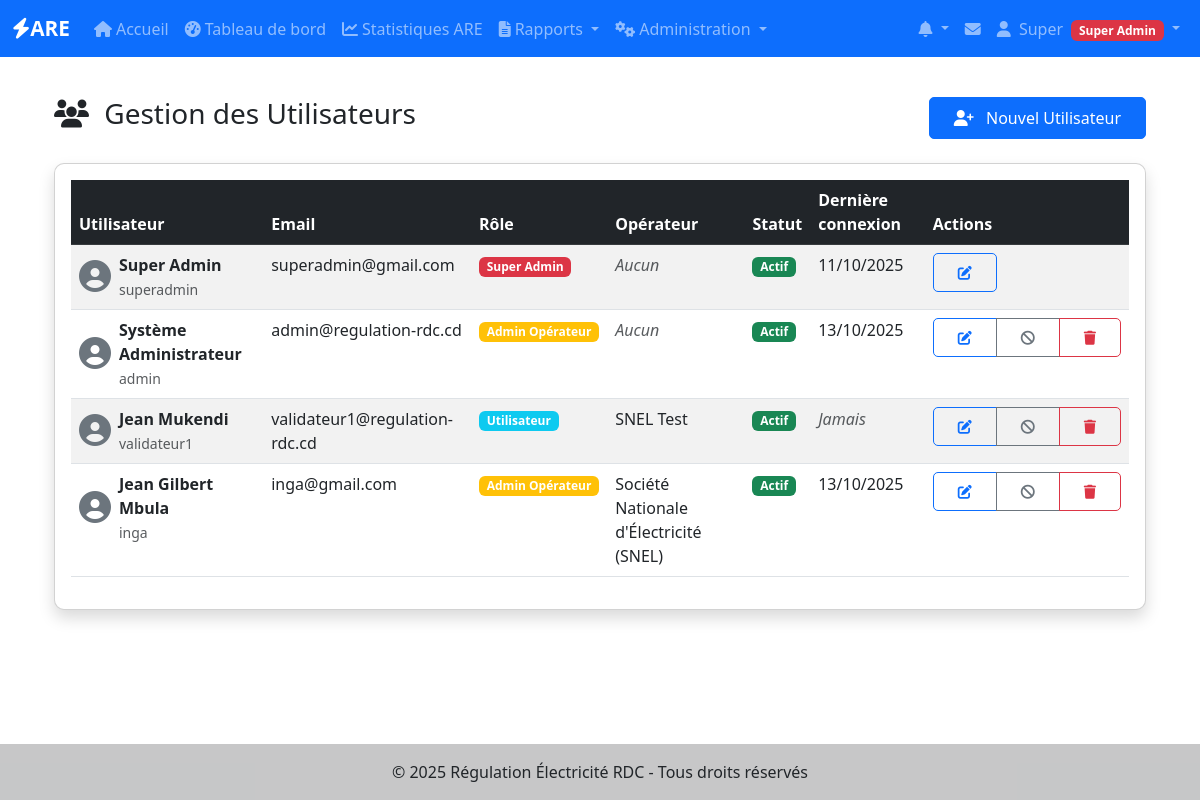
Page /auth/users (signed in) on the earlier database version.
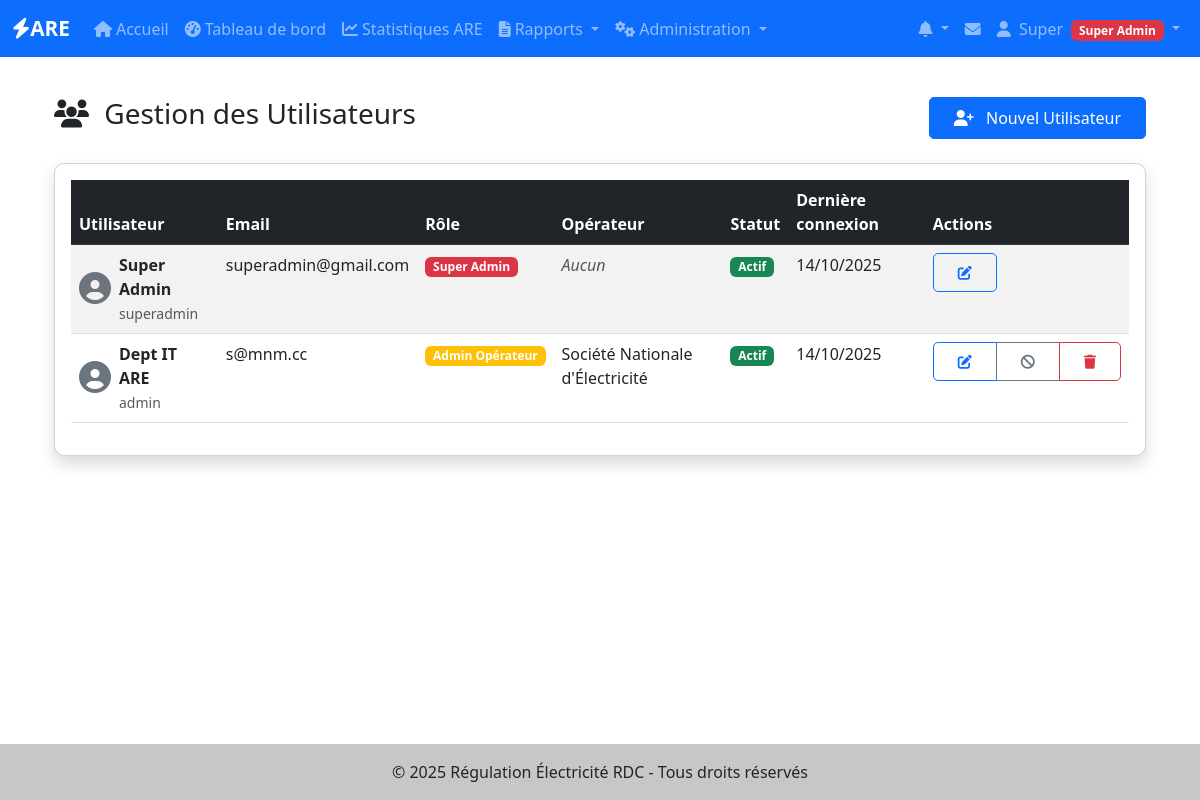
Same page on the later database version.
### app/models/utilisateurs.py (models this page shows, shortened)
class User(UserMixin, BaseModel):
    __tablename__ = 'users'
    username = db.Column(db.String(80), unique=True, nullable=False, index=True)
    email = db.Column(db.String(120), unique=True, nullable=False, index=True)
    password_hash = db.Column(db.String(128), nullable=False)
    nom = db.Column(db.String(100))
    prenom = db.Column(db.String(100))
    role = db.Column(db.Enum('super_admin', 'admin_operateur', 'utilisateur_operateur'),
                    default='utilisateur_operateur', nullable=False)
    operateur_id = db.Column(db.Integer, db.ForeignKey('operateurs.id'), nullable=True)
    is_active = db.Column(db.Boolean, default=True, nullable=False)
    telephone = db.Column(db.String(20))
    derniere_connexion = db.Column(db.DateTime)
    operateur = db.relationship('Operateur', backref='users', lazy=True)
    def is_super_admin(self):
        return self.role == 'super_admin'
    def has_permission(self, permission):
        permissions = {
            'super_admin': ['create_operateur', 'edit_operateur', 'delete_operateur',
                           'create_user', 'edit_user', 'delete_user', 'view_all_reports'],
            'admin_operateur': ['edit_own_operateur', 'create_user_operateur',
                               'edit_user_operateur', 'view_own_reports', 'create_reports'],
            'utilisateur_operateur': ['view_own_reports', 'create_reports', 'edit_own_reports']
        }
        return permission in permissions.get(self.role, [])

### app/models/operateurs.py (models this page shows, shortened)
class Operateur(BaseModel):
    __tablename__ = 'operateurs'
    nom = db.Column(db.String(200), nullable=False, index=True)
    sigle = db.Column(db.String(50))
    type_operateur = db.Column(db.String(50))  # Production, Transport, Distribution
    adresse = db.Column(db.Text)
    ville = db.Column(db.String(100))
    province = db.Column(db.String(100))
    telephone = db.Column(db.String(20))
    email = db.Column(db.String(120))
    site_web = db.Column(db.String(200))
    numero_licence = db.Column(db.String(100), unique=True)
    date_licence = db.Column(db.Date)
    statut_licence = db.Column(db.String(20), default='active')  # active, suspendue, expirée
    capacite_installee = db.Column(db.Float)  # en MW
    zone_couverture = db.Column(db.Text)
    nombre_clients = db.Column(db.Integer)
    observations = db.Column(db.Text)
    centrales_hydro = db.relationship("CentraleHydro", back_populates="operateur", lazy=True)
    centrales_thermique = db.relationship("CentraleThermique", back_populates="operateur", lazy=True)
    centrales_solaire = db.relationship("CentraleSolaire", back_populates="operateur", lazy=True)
    lignes_transport = db.relationship("LigneTransport", back_populates="operateur", lazy=True)
    postes_transport = db.relationship("PosteTransport", back_populates="operateur", lazy=True)
    reseaux_distribution = db.relationship("ReseauDistribution", back_populates="operateur", lazy=True)

### app/auth/routes.py (the view)
@auth.route('/users')
@super_admin_required
def users():
    page = request.args.get('page', 1, type=int)
    users_query = User.query.join(Operateur, User.operateur_id == Operateur.id, isouter=True)\
                            .add_columns(Operateur.nom.label('operateur_nom'))\
                            .filter(User.actif == True)
    users = users_query.paginate(page=page, per_page=20, error_out=False)
    return render_template('auth/users.html', users=users)

### app/templates/auth/users.html (shortened to what the changed rows need)
{% extends "base.html" %}
{% block content %}
<div class="container-fluid">
    <div class="d-flex justify-content-between align-items-center mb-4">
        <h1 class="h3">
            <i class="fas fa-users me-2"></i>
            Gestion des Utilisateurs
        </h1>
    </div>
    <div class="card shadow">
        <div class="card-body">
            <div class="table-responsive">
                <table class="table table-striped table-hover">
                    <thead class="table-dark">
                        <tr>
                            <th>Utilisateur</th>
                            <th>Email</th>
                            <th>Rôle</th>
                            <th>Opérateur</th>
                            <th>Statut</th>
                            <th>Dernière connexion</th>
                            <th width="150">Actions</th>
                        </tr>
                    </thead>
                    <tbody>
                        {% for user_item in users.items %}
                            {% set user = user_item[0] %}
                            {% set operateur_nom = user_item[1] %}
                            <tr>
                                <td>
                                    <div class="d-flex align-items-center">
                                        <div class="avatar me-2">
                                            <i class="fas fa-user-circle fa-2x text-secondary"></i>
                                        </div>
                                        <div>
                                            <strong>{{ user.prenom }} {{ user.nom }}</strong><br>
                                            <small class="text-muted">{{ user.username }}</small>
                                        </div>
                                    </div>
                                </td>
                                <td>{{ user.email }}</td>
                                <td>
                                    {% if user.role == 'super_admin' %}
                                        <span class="badge bg-danger">Super Admin</span>
                                    {% elif user.role == 'admin_operateur' %}
                                        <span class="badge bg-warning">Admin Opérateur</span>
                                    {% else %}
                                        <span class="badge bg-info">Utilisateur</span>
                                    {% endif %}
                                </td>
                                <td>
                                    {% if operateur_nom %}
                                        {{ operateur_nom }}
                                    {% else %}
                                        <em class="text-muted">Aucun</em>
                                    {% endif %}
                                </td>
                                <td>
                                    {% if user.is_active %}
                                        <span class="badge bg-success">Actif</span>
                                    {% else %}
                                        <span class="badge bg-secondary">Inactif</span>
                                    {% endif %}
                                </td>
                                <td>
                                    {% if user.derniere_connexion %}
                                        {{ user.derniere_connexion.strftime('%d/%m/%Y') }}
                                    {% else %}
                                        <em class="text-muted">Jamais</em>
                                    {% endif %}
                                </td>
                                <td>
                                    <div class="btn-group btn-group-sm" role="group">
                                        <a href="{{ url_for('auth.edit_user', user_id=user.id) }}"
                                           class="btn btn-outline-primary" title="Éditer">
                                            <i class="fas fa-edit"></i>
                                        </a>
                                        {% if user.id != current_user.id %}
                                            <a href="{{ url_for('auth.toggle_user_active', user_id=user.id) }}"
                                               class="btn btn-outline-{{ 'secondary' if user.is_active else 'success' }}"
                                               title="{{ 'Désactiver' if user.is_active else 'Activer' }}">
                                                <i class="fas fa-{{ 'ban' if user.is_active else 'check' }}"></i>
                                            </a>
                                            <a href="{{ url_for('auth.delete_user', user_id=user.id) }}"
                                               class="btn btn-outline-danger delete-confirm" title="Supprimer">
                                                <i class="fas fa-trash"></i>
                                            </a>
                                        {% endif %}
                                    </div>
                                </td>
                            </tr>
                        {% endfor %}
                    </tbody>
                </table>
            </div>
        </div>
    </div>
</div>
{% endblock %}

### app/templates/base.html (shortened to what this page needs)
<!DOCTYPE html>
<html lang="fr">
<head>
    <link href="https://cdn.jsdelivr.net/npm/bootstrap@5.3.0/dist/css/bootstrap.min.css" rel="stylesheet">
    <link rel="stylesheet" href="https://cdnjs.cloudflare.com/ajax/libs/font-awesome/6.4.0/css/all.min.css">
    <link rel="stylesheet" href="{{ url_for('static', filename='css/style.css') }}">
</head>
<body>
    <nav class="navbar navbar-expand-lg navbar-dark bg-primary">
        <div class="container-fluid">
            <a class="navbar-brand" href="{{ url_for('main.index') }}">
                <i class="fas fa-bolt"></i>ARE
            </a>
            <div class="collapse navbar-collapse" id="navbarNav">
                <ul class="navbar-nav me-auto">
                    <li class="nav-item">
                        <a class="nav-link" href="{{ url_for('main.index') }}">
                            <i class="fas fa-home me-1"></i>Accueil
                        </a>
                    </li>
                    {% if current_user.is_authenticated %}
                    <li class="nav-item">
                        <a class="nav-link" href="{{ url_for('are_dashboard.index') }}">
                            <i class="fas fa-tachometer-alt me-1"></i>Tableau de bord
                        </a>
                    </li>
                    {% if current_user.is_super_admin() %}
                    <li class="nav-item">
                        <a class="nav-link" href="{{ url_for('are_dashboard.statistiques') }}">
                            <i class="fas fa-chart-line me-1"></i>Statistiques ARE
                        </a>
                    </li>
                    {% endif %}
                    <li class="nav-item dropdown">
                        <a class="nav-link dropdown-toggle" href="#" id="rapportsDropdown" role="button" data-bs-toggle="dropdown">
                            <i class="fas fa-file-alt me-1"></i>Rapports
                        </a>
                    </li>
                    {% if current_user.is_super_admin() or current_user.is_admin_operateur() %}
                    <li class="nav-item dropdown">
                        <a class="nav-link dropdown-toggle" href="#" id="adminDropdown" role="button" data-bs-toggle="dropdown">
                            <i class="fas fa-cogs me-1"></i>Administration
                        </a>
                    </li>
                    {% endif %}
                    {% endif %}
                </ul>
                <ul class="navbar-nav">
                    {% if current_user.is_authenticated %}
                    {% from 'components/notifications.html' import dropdown_notifications %}
                    {{ dropdown_notifications() }}
                    <li class="nav-item dropdown">
                        <a class="nav-link position-relative" href="{{ url_for('notifications.messages') }}" title="Messagerie">
                            <i class="fas fa-envelope"></i>
                        </a>
                    </li>
                    <li class="nav-item dropdown">
                        <a class="nav-link dropdown-toggle" href="#" id="userDropdown" role="button" data-bs-toggle="dropdown">
                            <i class="fas fa-user me-1"></i>
                            {{ current_user.prenom or current_user.username }}
                            {% if current_user.is_super_admin() %}
                                <span class="badge bg-danger ms-1">Super Admin</span>
                            {% elif current_user.is_admin_operateur() %}
                                <span class="badge bg-warning ms-1">Admin</span>
                            {% endif %}
                        </a>
                    </li>
                    {% endif %}
                </ul>
            </div>
        </div>
    </nav>
    <main class="container my-4">
        {% block content %}{% endblock %}
    </main>
    <footer class="bg-light text-center text-lg-start mt-5">
        <div class="text-center p-3" style="background-color: rgba(0, 0, 0, 0.2);">
            © 2025 Régulation Électricité RDC - Tous droits réservés
        </div>
    </footer>
</body>
</html>

Differences in the rows shown:
removed User: prenom "Système", nom "Administrateur", username "admin", email "admin@regulation-rdc.cd", role "Admin Opérateur", shows "Aucun", is_active "Actif", derniere_connexion "13/10/2025"
removed User: prenom "Jean", nom "Mukendi", username "validateur1", email "validateur1@regulation-rdc.cd", shows "Utilisateur", is_active "Actif", shows "Jamais"
no longer on this page (row edited): Operateur: nom "SNEL Test"
removed User: prenom "Jean Gilbert", nom "Mbula", username "inga", email "inga@gmail.com", role "Admin Opérateur", {{ operateur_nom }} "Société Nationale d'Électricité (SNEL)", is_active "Actif", derniere_connexion "13/10/2025"
changed User "Super": derniere_connexion "11/10/2025" → "14/10/2025"
added User: prenom "Dept IT", nom "ARE", username "admin", email "s@mnm.cc", role "Admin Opérateur", {{ operateur_nom }} "Société Nationale d'Électricité", is_active "Actif", derniere_connexion "14/10/2025"
